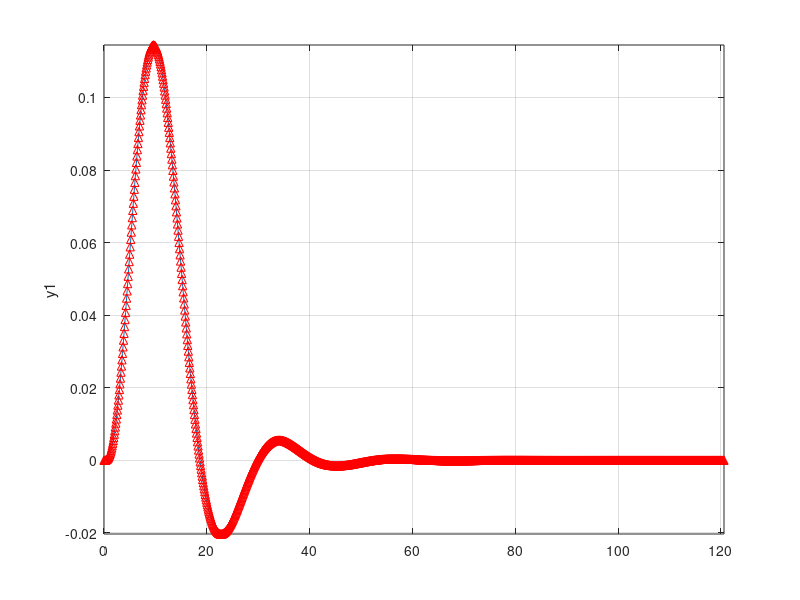

Source code (MATLAB): (Note: this script raises an error after producing the figure.)
%%

[b,a] = butter(4,0.3,'s'); 
[bz,az] = impinvar(b,a,10);
sys = tf(b,a)
impulse(sys);
hold on;
impz(10*bz,az,[],10);


%%

%            b*z
% G = -----------------
%     z^2 + c_1*z + c_0

clear;
axis auto;

play = 1;
plotting = 1;

% Figures initialisieren/wiederfinden

freqs = findfigure('freqs');
sebene = findfigure('sebene');
signals = findfigure('signals');
result = findfigure('result');



% Koeffizienten und Daten

filters = 30;

l = 0.65;
Ts = 60.97;
rho = 1140;
A = 0.5188*10^-6;
m = 1:filters;
xa = 0.1;

T = 44100;
seconds = 10;
samples = seconds*T;
inputdata = [1 zeros(1,samples-1)];
x = 1:samples;
y = zeros(1,samples);

H = [];
sigmas = [];
omegas = [];
nums = [];
dens = [];
ws = [];
hs = [];

cc=hsv(filters);

tic
for i = m;
	a = sin(i*pi*xa/l);
	sigma = -0.2*i^2;
	omega = i*(pi/l)*sqrt(Ts/(rho*A));
	
	b = T*sin(omega*1/T)/(omega*1/T);
	c1 = -2*exp(sigma*1/T)*cos(omega*1/T);
	c0 = exp(2*sigma*1/T);
	
	num = [0 b 0];
	den = [1 c1 c0];
	
	[h,w] = freqz(num,den,[], T);

	if plotting == 1
		sigmas = [sigmas sigma];
		omegas = [omegas omega];

		nums = [nums num'];
		dens = [dens den'];

		hs = [hs h];
		ws = [ws w];
	end

	y = y + a*filter(num,den,inputdata);
end
toc

y = y./max(abs(y));

hold off

if plotting == 1
	figure(freqs);
	for i = m;
		plot(ws(:,i)',20*log10(abs(hs(:,i)')),'color',cc(i,:));
		hold on
	end

	hold off

	figure(signals);
	for i = m;
		plot(x,filter(nums(:,i)',dens(:,i)',inputdata),'color',cc(i,:));
		hold on
	end
	axis([1000 1500 -1.2 1.2]);

	hold off

	figure(sebene);
	for i = m;
		plot(sigmas(i),omegas(i), 'x-','color',cc(i,:));
		hold on
	end;

	hold off

	hold on
	figure(result);
	plot(x,y);
	axis([1000 1500 -1.2 1.2]);

	hold off
end

if play == 1
	sound(y,T);
end

%%

wavwrite(y,T,'wav/filter.synth.wav');

%%

sound(y,T);